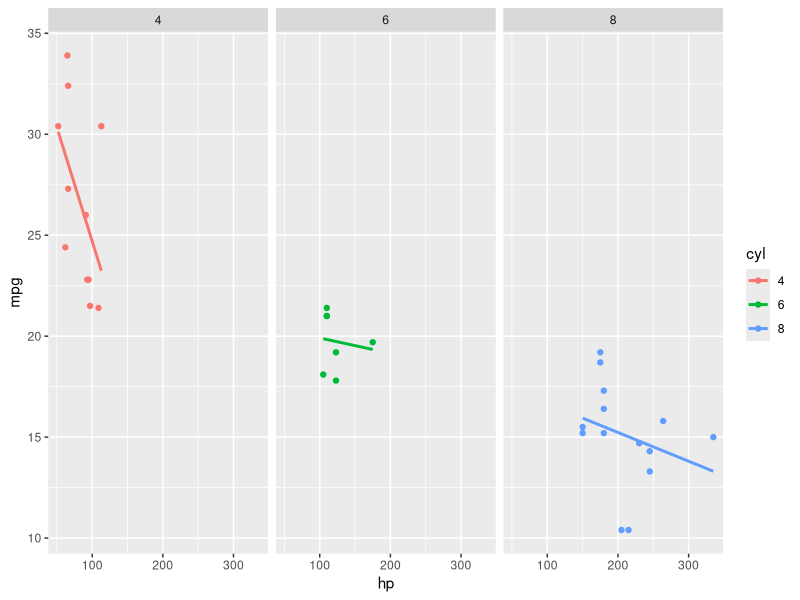

Reproduce this figure in R.
## ---- chunk 1
knitr::opts_chunk$set(echo = FALSE)
## ---- chunk 2
mtcars$cyl <- factor(mtcars$cyl)
library(ggplot2)
## ---- chunk 3
ggplot(data=mtcars,aes(x=hp,y=mpg,colour=cyl)) +geom_point() +
  facet_grid(.~cyl)+geom_smooth(method="lm",se=F)
